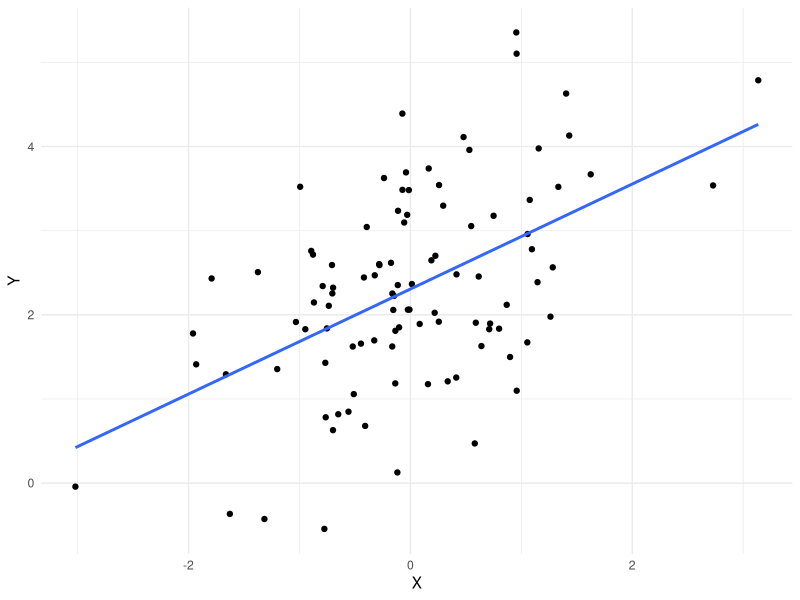

Generate this figure with R:
## ---- chunk 1

library(ggplot2)

# vamos supor que assim um dado eh produzido
# i.e., o processo gerador de dados
beta_0 <- 2.2 # intercepto
beta_1 <- 0.5 # coeficiente de X
X <- rnorm(100)
erro <- rnorm(100, 0, 1)
Y <- beta_0 + beta_1 * X + erro

df <- data.frame(X, Y)

# plota a relação
ggplot(df, aes(x = X, y = Y)) +
  geom_point() +
  geom_smooth(method = "lm", se = FALSE) +
  labs(x = "X", y = "Y") +
  theme_minimal()

# vamos estimar os parametros do modelo
# e recuperar algo proximo desse 2.2 e 0.5
model <- lm(Y ~ X, data = df)
summary(model)

